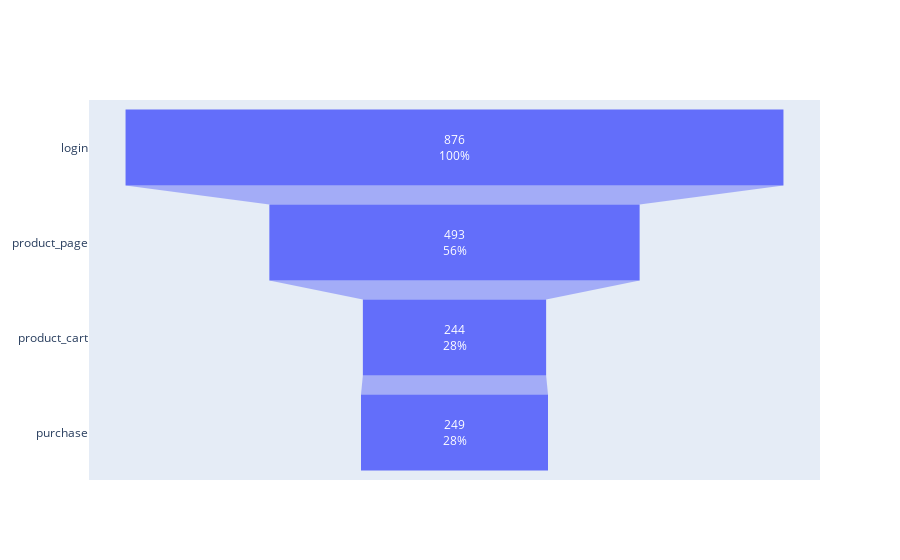

Notebook code for this chart:
### Code cell
#¿En qué etapa pierdes más usuarios en el grupo B?
fig = go.Figure(go.Funnel(
    y=users_by_event_b['event_name'],
    x=users_by_event_b['user_id'],
    textinfo="value+percent initial")
)

fig.show()

### Figure 1 — Plotly figure (JSON) as saved in the notebook; plotly's stock layout.template omitted (floating-point values rounded to 4 significant figures)
{"data": [{"textinfo": "value+percent initial", "type": "funnel", "x": [876, 493, 244, 249], "y": ["login", "product_page", "product_cart", "purchase"]}], "layout": {}}
